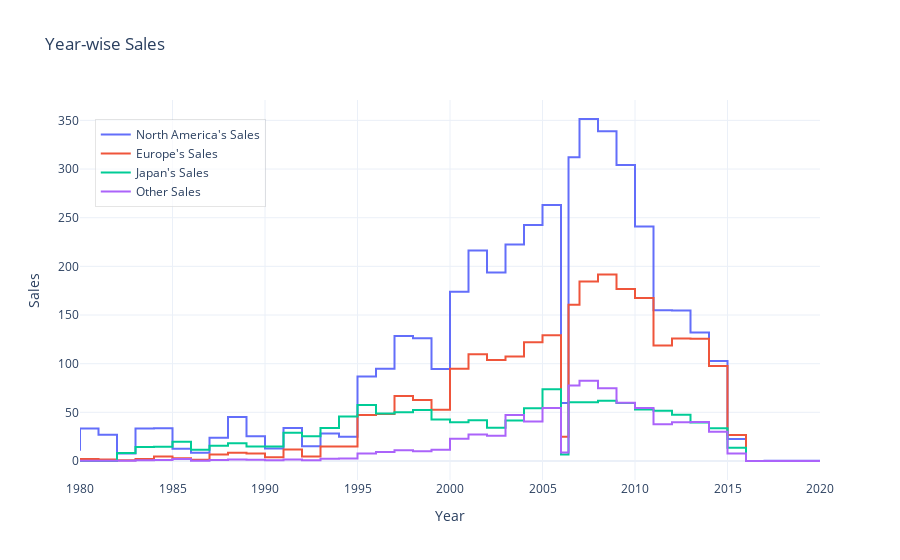

Notebook source saved alongside this figure:
### Code cell
# Create the figure
fig = go.Figure(data=[one, two, three, four])

# Update layout properties for better appearance
fig.update_layout(
    title='Year-wise Sales',
    xaxis_title='Year',
    yaxis_title='Sales',
    template='plotly_white',  # Use a clean, white template
    legend=dict(              # Customize legend position and appearance
        x=0.02,
        y=0.95,
        bgcolor='rgba(255,255,255,0.7)',
        bordercolor='rgba(0,0,0,0.1)',
        borderwidth=1,
    ),
)

# Show the plot
fig.show()
